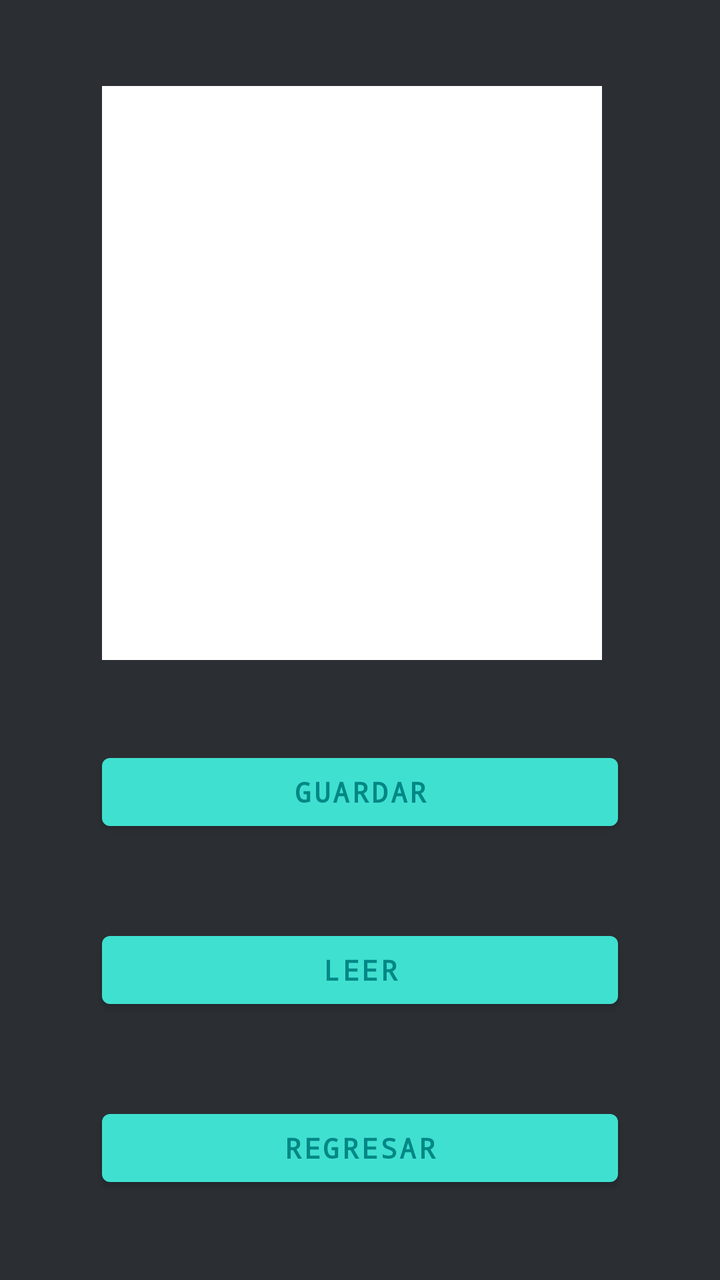
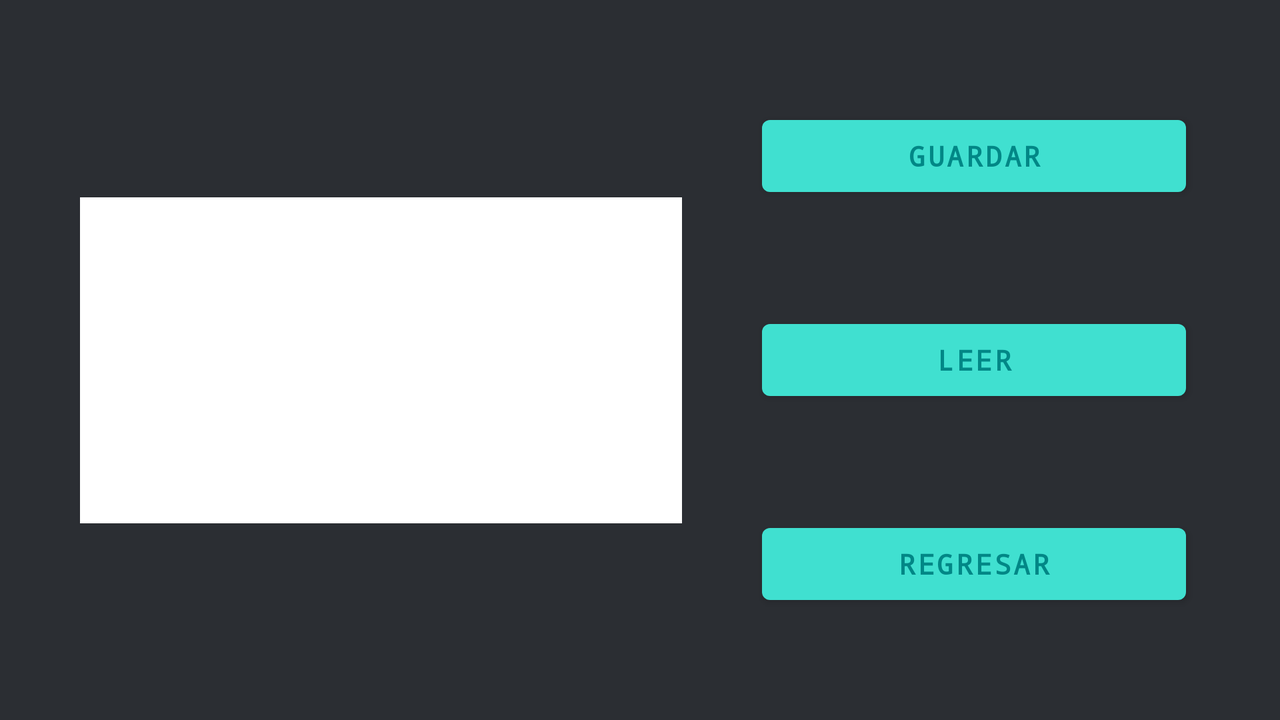

One screen, two layout resources from the same app: the default and the repository's alternative for another configuration. Each is rendered where Android would select it; the XML of both is given below.
<!-- AndroidManifest.xml: application theme Theme.PrimeraPractica -->
<!-- res/layout/activity_notas.xml -->
<?xml version="1.0" encoding="utf-8"?>
<androidx.constraintlayout.widget.ConstraintLayout xmlns:android="http://schemas.android.com/apk/res/android"
    xmlns:app="http://schemas.android.com/apk/res-auto"
    xmlns:tools="http://schemas.android.com/tools"
    android:layout_width="match_parent"
    android:layout_height="match_parent"
    android:background="@color/pizarra"
    tools:context=".Notas">

    <EditText
        android:id="@+id/editTextFichero"
        android:background="@color/white"
        android:textColor="@color/black"
        android:layout_width="250dp"
        android:layout_height="287dp"
        android:ems="10"
        android:gravity="start|top"
        android:inputType="textMultiLine"
        app:layout_constraintBottom_toTopOf="@+id/botonGuardar"
        app:layout_constraintEnd_toEndOf="@+id/botonGuardar"
        app:layout_constraintHorizontal_bias="0.0"
        app:layout_constraintStart_toStartOf="@+id/botonGuardar"
        app:layout_constraintTop_toTopOf="parent" />

    <Button
        android:id="@+id/botonBack"
        style="@style/botones"
        android:layout_width="258dp"
        android:layout_height="46dp"
        android:text="@string/botonRegrasar"
        app:layout_constraintBottom_toBottomOf="parent"
        app:layout_constraintEnd_toEndOf="parent"
        app:layout_constraintStart_toStartOf="parent"
        app:layout_constraintTop_toBottomOf="@+id/botonLeer" />

    <Button
        android:id="@+id/botonLeer"
        style="@style/botones"
        android:layout_width="258dp"
        android:layout_height="46dp"
        android:text="leer"
        app:layout_constraintBottom_toTopOf="@+id/botonBack"
        app:layout_constraintEnd_toEndOf="@+id/botonBack"
        app:layout_constraintHorizontal_bias="0.5"
        app:layout_constraintStart_toStartOf="@+id/botonBack"
        app:layout_constraintTop_toBottomOf="@+id/botonGuardar" />

    <Button
        android:id="@+id/botonGuardar"
        style="@style/botones"
        android:layout_width="258dp"
        android:layout_height="46dp"
        android:text="Guardar"
        app:layout_constraintBottom_toTopOf="@+id/botonLeer"
        app:layout_constraintEnd_toEndOf="@+id/botonLeer"
        app:layout_constraintHorizontal_bias="0.5"
        app:layout_constraintStart_toStartOf="@+id/botonLeer"
        app:layout_constraintTop_toBottomOf="@+id/editTextFichero" />

</androidx.constraintlayout.widget.ConstraintLayout>
<!-- resources referenced by this layout -->
<resources>
  <color name="black">#FF000000</color>
  <color name="pizarra">#2b2e33</color>
  <color name="white">#FFFFFFFF</color>
  <string name="botonRegrasar">Regresar</string>
  <style name="botones">
  
          <item name="android:fontFamily">monospace</item>
          <item name="android:textColor">@color/teal_700</item>
          <item name="android:textStyle">bold</item>
          
  
      </style>
  <style name="Theme.PrimeraPractica" parent="Theme.MaterialComponents.DayNight.DarkActionBar">
          
          <item name="colorPrimary">@color/aqua</item>
          <item name="colorPrimaryVariant">@color/purple_700</item>
          <item name="colorOnPrimary">@color/white</item>
          
          <item name="colorSecondary">@color/teal_200</item>
          <item name="colorSecondaryVariant">@color/teal_700</item>
          <item name="colorControlNormal">@color/grisClaro</item>
  
      </style>
  <color name="teal_700">#FF018786</color>
  <color name="aqua">#40e0d0</color>
  <color name="purple_700">#FF3700B3</color>
  <color name="teal_200">#FF03DAC5</color>
  <color name="grisClaro">#cccccc</color>
</resources>
<!-- res/layout-land/activity_notas.xml (the repository's variant of the layout above) -->
<!-- drawn on the phone turned sideways -->
<?xml version="1.0" encoding="utf-8"?>
<androidx.constraintlayout.widget.ConstraintLayout xmlns:android="http://schemas.android.com/apk/res/android"
    xmlns:app="http://schemas.android.com/apk/res-auto"
    xmlns:tools="http://schemas.android.com/tools"
    android:layout_width="match_parent"
    android:layout_height="match_parent"
    android:background="@color/pizarra"
    tools:context=".Notas">

    <EditText
        android:id="@+id/editTextFichero"
        android:layout_width="301dp"
        android:layout_height="163dp"
        android:background="@color/white"
        android:textColor="@color/black"
        android:ems="10"
        android:gravity="start|top"
        android:inputType="textMultiLine"
        app:layout_constraintBottom_toBottomOf="parent"
        app:layout_constraintEnd_toStartOf="@+id/botonLeer"
        app:layout_constraintStart_toStartOf="parent"
        app:layout_constraintTop_toTopOf="parent" />

    <Button
        android:id="@+id/botonBack"
        style="@style/botones"
        android:layout_width="212dp"
        android:layout_height="48dp"
        android:text="@string/botonRegrasar"
        app:layout_constraintBottom_toBottomOf="parent"
        app:layout_constraintEnd_toEndOf="parent"
        app:layout_constraintHorizontal_bias="0.89"
        app:layout_constraintStart_toStartOf="parent"
        app:layout_constraintTop_toBottomOf="@+id/botonLeer" />

    <Button
        android:id="@+id/botonLeer"
        style="@style/botones"
        android:layout_width="212dp"
        android:layout_height="48dp"
        android:text="leer"
        app:layout_constraintBottom_toTopOf="@+id/botonBack"
        app:layout_constraintEnd_toEndOf="@+id/botonBack"
        app:layout_constraintHorizontal_bias="0.5"
        app:layout_constraintStart_toStartOf="@+id/botonBack"
        app:layout_constraintTop_toBottomOf="@+id/botonGuardar" />

    <Button
        android:id="@+id/botonGuardar"
        style="@style/botones"
        android:layout_width="212dp"
        android:layout_height="48dp"
        android:text="Guardar"
        app:layout_constraintBottom_toTopOf="@+id/botonLeer"
        app:layout_constraintEnd_toEndOf="@+id/botonLeer"
        app:layout_constraintHorizontal_bias="0.5"
        app:layout_constraintStart_toStartOf="@+id/botonLeer"
        app:layout_constraintTop_toTopOf="parent" />

</androidx.constraintlayout.widget.ConstraintLayout>
